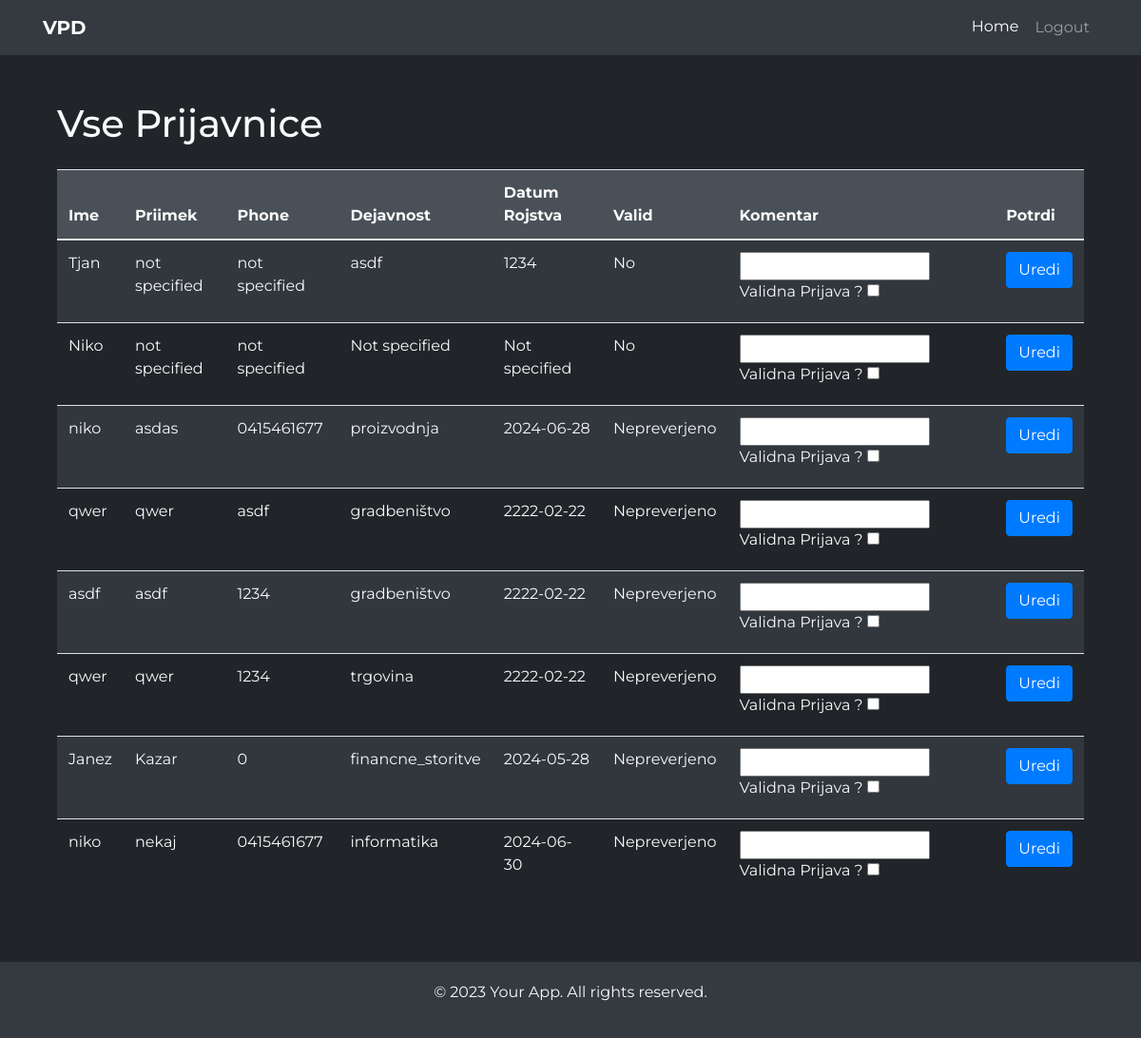
The app's page /prijavnice/ (signed in), older data.
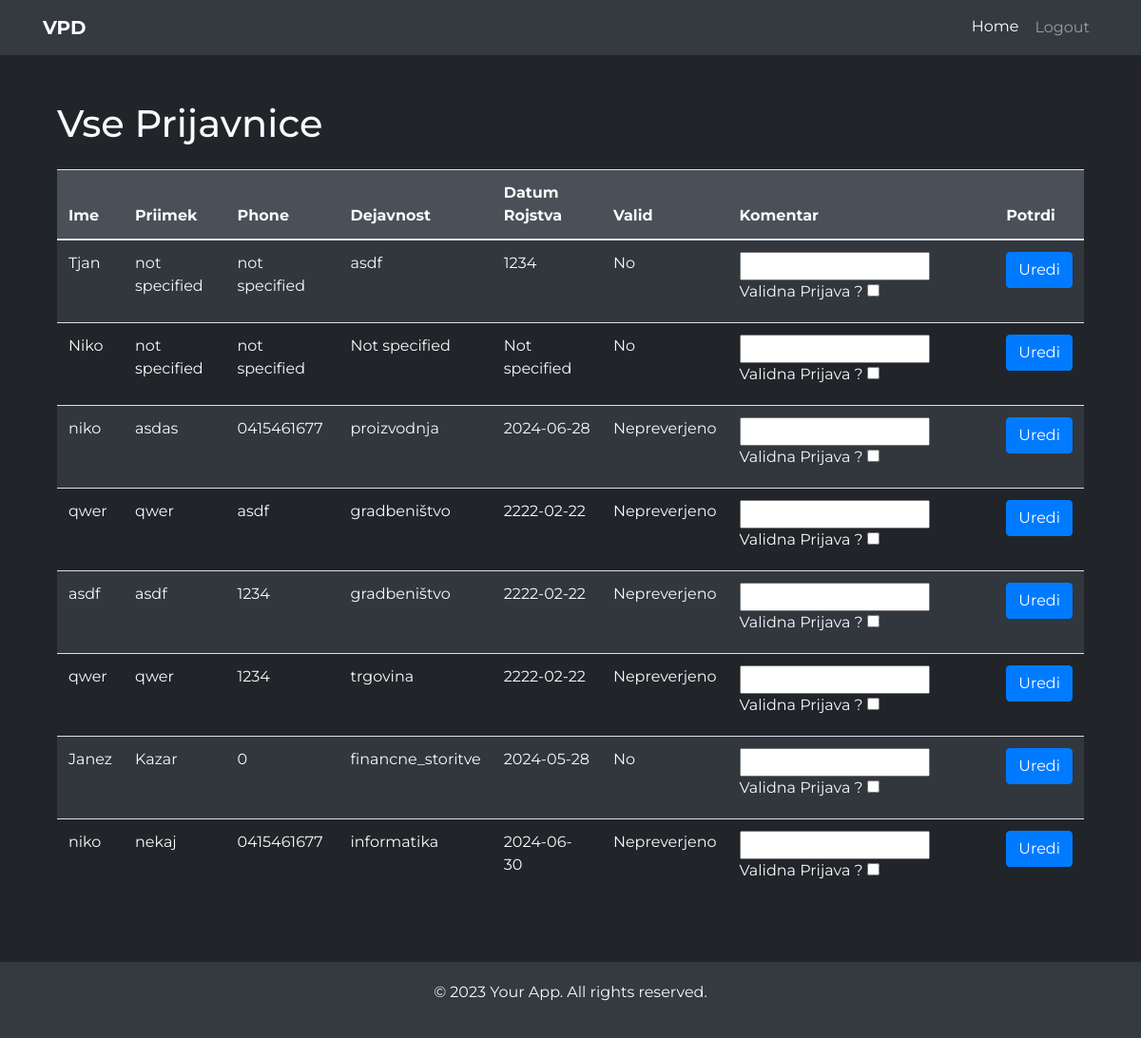
The same page, newer data.
### webapp/models.py (models this page shows, shortened)
class Prijavnica(models.Model):
    ime = models.CharField(max_length=100, null=True)
    priimek = models.CharField(max_length=100, null=True)
    email = models.CharField(max_length=100, null=True)
    phone = models.CharField(max_length=15, null=True)
    dejavnost = models.CharField(max_length=100, default=None, null=True)
    datumrojstva = models.CharField(max_length=100, default=None, null=True)
    valid = models.BooleanField(null=True, default=None)
    komentar = models.CharField(max_length=255, null=True, default=None)
    user = models.ForeignKey(User, on_delete=models.CASCADE, null=True, blank=True)

### webapp/views.py (the view)
# urls.py: path("prijavnice/", views.prijavnice, name="prijavnice"),
@login_required
def prijavnice(request):
    if request.user.is_staff:
        prijave = Prijavnica.objects.all()
        return render(request, "prijavnice.html", {"prijavnica_list": prijave})
    else:
        return redirect(reverse('home'))

### webapp/templates/prijavnice.html (shortened to what this page needs)
{% extends 'base.html' %}
{% block content %}
<div class="container">
    <h1 class="mb-4">Vse Prijavnice</h1>
    {% if prijavnica_list %}
    <div class="table-responsive">
        <table class="table table-striped">
            <thead>
                <tr>
                    <th>Ime</th>
                    <th>Priimek</th>
                    <th>Phone</th>
                    <th>Dejavnost</th>
                    <th>Datum Rojstva</th>
                    <th>Valid</th>
                    <th>Komentar</th>
                    <th>Potrdi</th>
                </tr>
            </thead>
            <tbody>
                {% for prijavnica in prijavnica_list %}
                <tr>
                    <td>{{ prijavnica.ime }}</td>
                    <td>{{ prijavnica.priimek }}</td>
                    <td>{{ prijavnica.phone }}</td>
                    <td>{{ prijavnica.dejavnost }}</td>
                    <td>{{ prijavnica.datumrojstva }}</td>
                    <td>
                        {% if prijavnica.valid is None %}
                            Nepreverjeno
                        {% elif prijavnica.valid %}
                            Yes
                        {% else %}
                            No
                        {% endif %}
                    </td>
                    <td>
                        <form method="POST" action="{% url 'edit_prijavnica' prijavnica.id %}?komentar={{ prijavnica.komentar }}&valid={{ prijavnica.valid }}">
                            <input type="text" name="komentar" value="{{ prijavnica_instance.komentar }}">
                            <label for="valid">Validna Prijava ?</label>
                            <input type="checkbox" name="valid" {% if prijavnica_instance.valid %}checked{% endif %}>
                            <br>
                            <td>
                                <button type="submit" class="btn btn-primary">Uredi
                                </button>
                            </td>
                        </form>
                    </td>
                </tr>
                {% endfor %}
            </tbody>
        </table>
    </div>
    {% else %}
    <p>No Prijavnica instances found.</p>
    {% endif %}
</div>
{% endblock %}

Row changes from the older to the newer data that the page shows:
changed Prijavnica "Janez": valid "Nepreverjeno" → "No"
